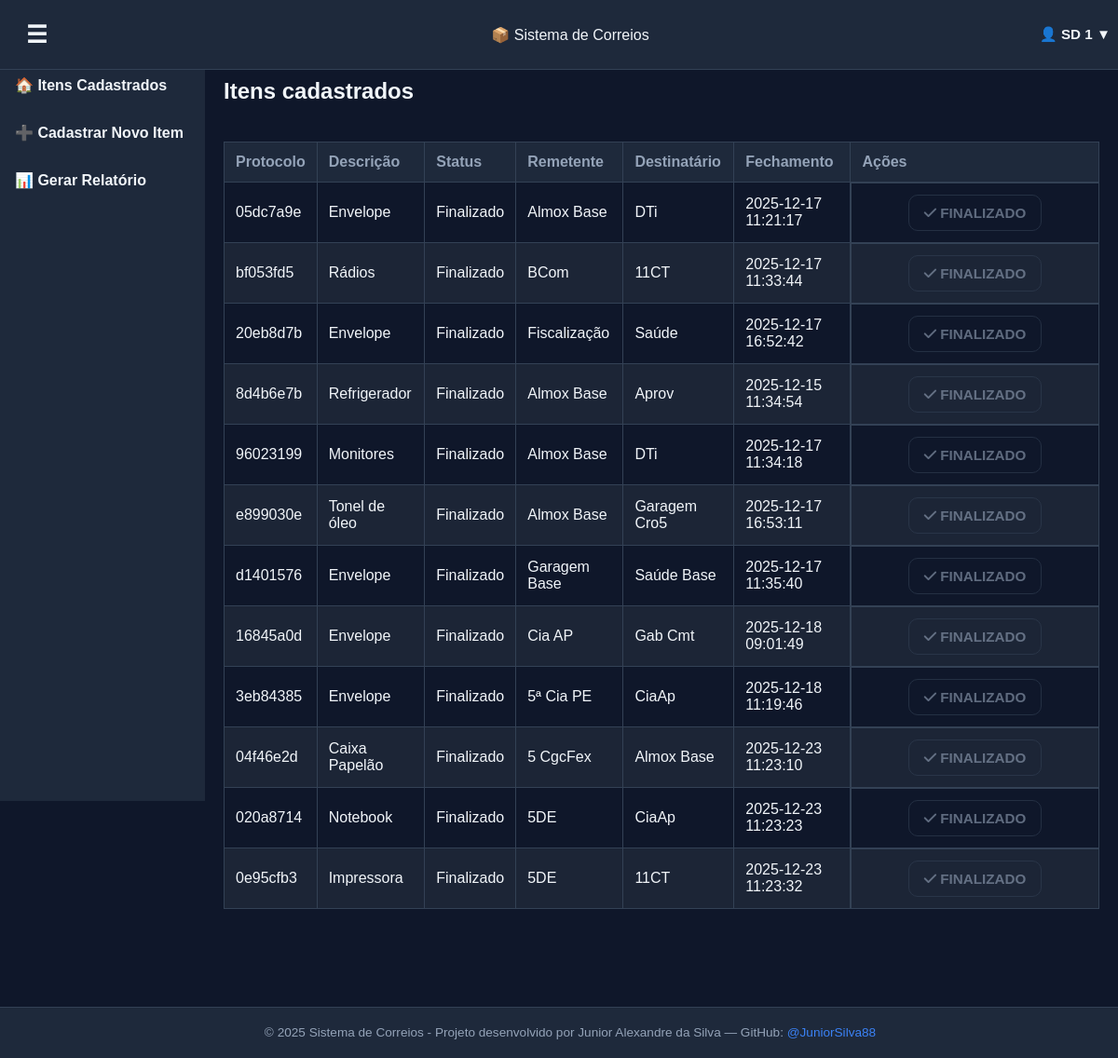
The app's page / (signed in) with its own data.
### app.py (models this page shows, shortened)
class User(UserMixin, db.Model):
    id = db.Column(db.Integer, primary_key=True)
    username = db.Column(db.String(80), unique=True, nullable=False)
    email = db.Column(db.String(120), unique=True, nullable=False)
    password_hash = db.Column(db.String(200), nullable=False)
    role = db.Column(db.String(20), default="user")  # "user" ou "admin"

class Item(db.Model):
    id = db.Column(db.Integer, primary_key=True)
    protocol = db.Column(db.String(20), unique=True, nullable=False)
    sender = db.Column(db.String(100))
    recipient = db.Column(db.String(100))
    description = db.Column(db.String(200))
    status = db.Column(db.String(50))
    closed = db.Column(db.DateTime, nullable=True)

### app.py (the view)
@app.route("/")
@login_required
def index():
    items = Item.query.all()
    return render_template("dashboard.html", items=items)

### app.py (called while the page is built)
@login_manager.user_loader
def load_user(user_id):
    return User.query.get(int(user_id))

### templates/dashboard.html
{% extends "base.html" %}
{% block content %}
<section class="panel-card">
  <h2>Itens cadastrados</h2>
    <div class="table-container">
    <table>
      <thead>
        <tr>
          <th>Protocolo</th>
          <th>Descrição</th>
          <th>Status</th>
          <th>Remetente</th>
          <th>Destinatário</th>
          <th>Fechamento</th>
          <th>Ações</th>
        </tr>
      </thead>
      <tbody>
        {% for item in items %}
        <tr>
          <td class="nowrap">{{ item.protocol }}</td>
          <td>{{ item.description }}</td>
          <td class="nowrap">{{ item.status }}</td>
          <td>{{ item.sender }}</td>
          <td>{{ item.recipient }}</td>
          <td class="nowrap">
            {% if item.closed %}
              {{ item.closed.strftime("%Y-%m-%d %H:%M:%S") }}
            {% endif %}
          </td>
          <td class="col-actions">
            {% if item.status != "Finalizado" %}
              <a href="{{ url_for('exit_item', protocol=item.protocol) }}" class="btn-out">
                <i class="fa-solid fa-box-arrow-right"></i> Registrar Saída
              </a>
            {% else %}
              <a class="btn-secondary" aria-disabled="true">
                <i class="fa-solid fa-check"></i> Finalizado
              </a>
            {% endif %}
        </td>
        </tr>
        {% endfor %}
      </tbody>
    </table>
  </div>
</section>
{% endblock %}

### templates/base.html (shortened to what this page needs)
<!DOCTYPE html>
<html lang="pt-BR">
<head>
    <link rel="stylesheet" href="{{ url_for('static', filename='style.css') }}">
    <link rel="stylesheet" href="https://cdnjs.cloudflare.com/ajax/libs/font-awesome/6.4.0/css/all.min.css">
</head>
  <body>
    <header>
      <div class="header-left">
        <button class="menu-toggle" onclick="toggleSidebar()">☰</button>
      </div>
      <div class="header-center">
        <span class="logo">📦 Sistema de Correios</span>
      </div>
      <div class="user-menu">
      {% if current_user.is_authenticated %}
        <button class="user-button">
          {% if current_user.role == "admin" %}
            👑 {{ current_user.username }} ▼
          {% else %}
            👤 {{ current_user.username }} ▼
          {% endif %}
        </button>
      {% else %}
        <a href="{{ url_for('login') }}" class="btn-secondary">Login</a>
      {% endif %}
      </div>
    </header>
    <aside class="sidebar" id="sidebar">
      <nav>
        <ul>
          <li><a href="{{ url_for('index') }}">🏠 Itens Cadastrados</a></li>
          <li><a href="{{ url_for('new_item') }}">➕ Cadastrar Novo Item</a></li>
          <li><a href="{{ url_for('report') }}">📊 Gerar Relatório</a></li>
        </ul>
      </nav>
    </aside>
    <main class="content-container" id="content">
      {% block content %}{% endblock %}
    </main>
    <footer>
      <p>&copy; 2025 Sistema de Correios - Projeto desenvolvido por Junior Alexandre da Silva — GitHub: <a href="https://github.com/JuniorSilva88" target="_blank">@JuniorSilva88</a></p>
    </footer>
  </body>
</html>

### static/style.css (style rules this page uses)
:root { --bg: #0f172a; --panel: #1e293b; --text: #f1f5f9; --muted: #94a3b8; --border: #334155; --primary: #16a34a; --primary-dark: #15803d; --danger: #ef4444; --danger-dark: #b91c1c; --info: #3b82f6; --info-dark: #1e40af; --header-height: 60px; --font-base: 1rem; --font-sm: 0.9rem; --font-xs: 0.85rem; }
body { background-color: var(--bg); color: var(--text); font-family: Arial, sans-serif; margin: 0; padding: 0; }
header { display: grid; grid-template-columns: 1fr auto 1fr; align-items: center; padding: 12px; background-color: var(--panel); border-bottom: 1px solid var(--border); position: fixed; top: 0; left: 0; width: 100%; z-index: 2000; overflow: visible; }
.user-menu { justify-self: end; position: relative; z-index: 2100; margin-right: 8px; }
.user-button { background: transparent; border: none; color: var(--text); font-weight: bold; cursor: pointer; padding: 8px 12px; border-radius: 6px; }
footer { position: fixed; bottom: 0; left: 0; width: 100%; background-color: var(--panel); color: var(--muted); text-align: center; padding: 6px 12px; font-size: 0.85rem; border-top: 1px solid var(--border); z-index: 999; height: auto; line-height: normal; white-space: normal; overflow: visible; text-overflow: unset; }
footer a { color: var(--info); text-decoration: none; }
.menu-toggle { justify-self: start; background: none; border: none; font-size: 1.6rem; color: var(--text); cursor: pointer; }
.sidebar { position: fixed; top: 0; left: 0; width: 220px; height: 100vh; background-color: var(--panel); padding-top: var(--header-height); transition: left 0.3s ease; z-index: 1000; }
.sidebar nav ul { list-style: none; padding: 0; margin: 0; }
.sidebar nav ul li { margin: 12px 0; }
.sidebar nav ul li a { color: var(--text); text-decoration: none; font-weight: bold; padding: 10px 16px; display: block; border-radius: 6px; }
.content-container { margin-left: 220px; transition: margin-left 0.3s ease; padding: 40px 20px; }
main { max-width: 95vw; margin: 0 auto; }
button, .btn-primary, .btn-secondary, a.btn-primary, a.btn-secondary, a.btn-out, a.btn-in, a.btn-info { font-family: Arial, sans-serif; font-size: 0.95rem; font-weight: bold; text-transform: uppercase; padding: 10px 16px; border-radius: 10px; cursor: pointer; transition: background 0.3s ease, color 0.3s ease, border-color 0.3s ease; text-decoration: none; display: inline-block; }
.btn-secondary, a.btn-secondary { background-color: transparent; color: var(--muted); border: 1px solid var(--border); }
[aria-disabled="true"] { pointer-events: none; opacity: 0.6; cursor: not-allowed; }
.table-container { max-width: 100%; margin: 0 auto; border-radius: 8px; padding-bottom: 80px; overflow-x: auto; overflow-y: visible; }
table { width: 100%; border-collapse: collapse; margin-top: 20px; font-size: var(--font-base); }
th, td { padding: 12px; border: 1px solid var(--border); text-align: left; }
th { background-color: var(--panel); color: var(--muted); position: sticky; top: 0; z-index: 10; }
tr:nth-child(even) { background-color: #1c2536; }
.col-actions { display: flex; flex-wrap: wrap; gap: 10px; justify-content: center; align-items: center; min-width: 240px; }
.content-container { padding-top: 64px; padding-bottom: 80px; }

### records on screen
User: username "SD 1"
Item: protocol "05dc7a9e", description "Envelope", status "Finalizado", sender "Almox Base", recipient "DTi", closed "2025-12-17 11:21:17", shows "FINALIZADO"
Item: protocol "bf053fd5", description "Rádios", status "Finalizado", sender "BCom", recipient "11CT", closed "2025-12-17 11:33:44", shows "FINALIZADO"
Item: protocol "20eb8d7b", description "Envelope", status "Finalizado", sender "Fiscalização", recipient "Saúde", closed "2025-12-17 16:52:42", shows "FINALIZADO"
Item: protocol "8d4b6e7b", description "Refrigerador", status "Finalizado", sender "Almox Base", recipient "Aprov", closed "2025-12-15 11:34:54", shows "FINALIZADO"
Item: protocol "96023199", description "Monitores", status "Finalizado", sender "Almox Base", recipient "DTi", closed "2025-12-17 11:34:18", shows "FINALIZADO"
Item: protocol "e899030e", description "Tonel de óleo", status "Finalizado", sender "Almox Base", recipient "Garagem Cro5", closed "2025-12-17 16:53:11", shows "FINALIZADO"
Item: protocol "d1401576", description "Envelope", status "Finalizado", sender "Garagem Base", recipient "Saúde Base", closed "2025-12-17 11:35:40", shows "FINALIZADO"
Item: protocol "16845a0d", description "Envelope", status "Finalizado", sender "Cia AP", recipient "Gab Cmt", closed "2025-12-18 09:01:49", shows "FINALIZADO"
Item: protocol "3eb84385", description "Envelope", status "Finalizado", sender "5ª Cia PE", recipient "CiaAp", closed "2025-12-18 11:19:46", shows "FINALIZADO"
Item: protocol "04f46e2d", description "Caixa Papelão", status "Finalizado", sender "5 CgcFex", recipient "Almox Base", closed "2025-12-23 11:23:10", shows "FINALIZADO"
Item: protocol "020a8714", description "Notebook", status "Finalizado", sender "5DE", recipient "CiaAp", closed "2025-12-23 11:23:23", shows "FINALIZADO"
Item: protocol "0e95cfb3", description "Impressora", status "Finalizado", sender "5DE", recipient "11CT", closed "2025-12-23 11:23:32", shows "FINALIZADO"
